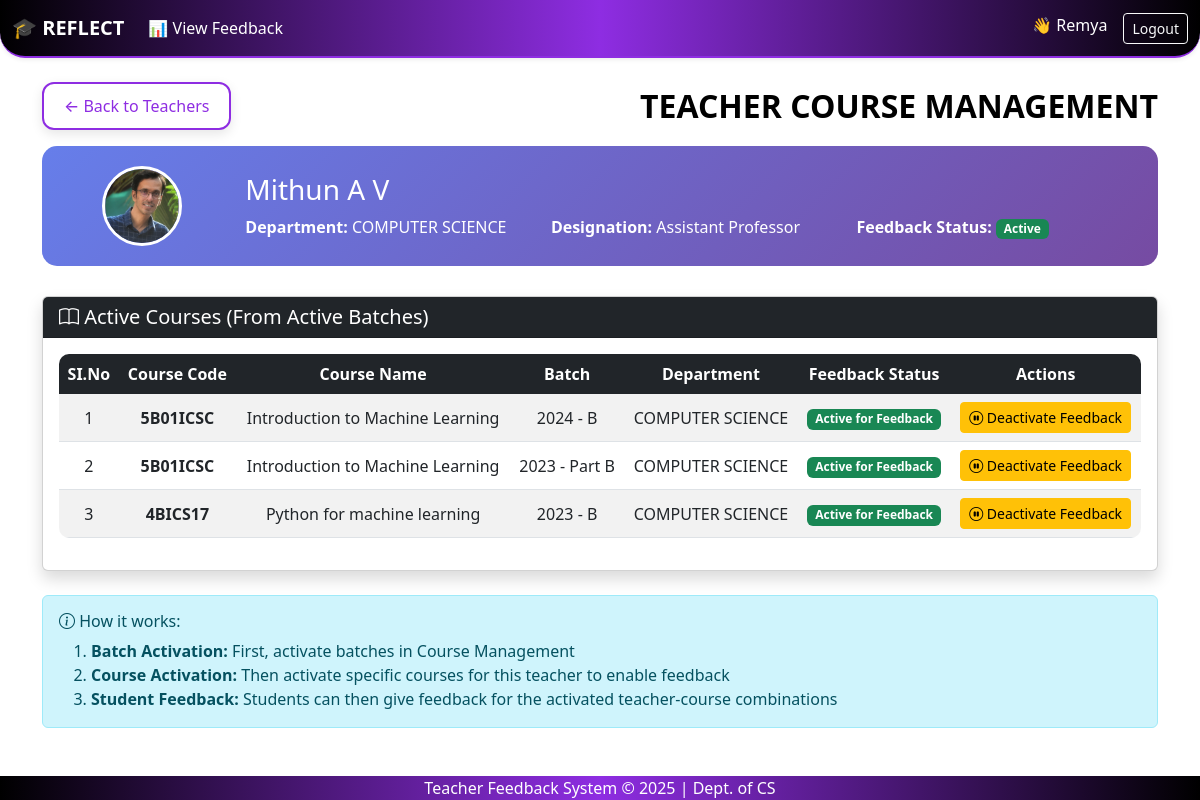
The page /teachers/9/courses/ (signed in) on the database its author committed.
### feedback_app/models.py (models this page shows, shortened)
class Teacher(models.Model):
    user = models.OneToOneField(User, on_delete=models.CASCADE, null=True, blank=True)  # <-- Add this line
    teacher_id = models.AutoField(primary_key=True)
    name = models.CharField(max_length=100)
    dept = models.ForeignKey(Department, on_delete=models.CASCADE)
    designation = models.CharField(max_length=100)
    gender = models.CharField(max_length=10)
    role = models.ForeignKey(Role, on_delete=models.CASCADE)
    fb_active = models.BooleanField(default=False)
    profile_picture = models.ImageField(upload_to='profile_pics/', blank=True, null=True)

class Department(models.Model):
    dept_id = models.AutoField(primary_key=True)
    dept_name = models.CharField(max_length=100)

class TeacherBatch(models.Model):
    teacher_batch_id = models.AutoField(primary_key=True)
    teacher = models.ForeignKey(Teacher, on_delete=models.CASCADE)
    batch = models.ForeignKey(Batch, on_delete=models.CASCADE)
    course = models.ForeignKey(Course, on_delete=models.CASCADE)
    department = models.ForeignKey(Department, on_delete=models.CASCADE)
    is_active_for_feedback = models.BooleanField(default=False)  # NEW FIELD for teacher-course feedback activation
    class Meta:
        unique_together = ('teacher', 'batch', 'course', 'department')

class Course(models.Model):
    course_id = models.AutoField(primary_key=True)
    name = models.CharField(max_length=200)
    code = models.CharField(max_length=50)
    credit = models.IntegerField()
    dept = models.ForeignKey(Department, on_delete=models.CASCADE)
    pgm = models.ForeignKey(Programme, on_delete=models.CASCADE)

class Batch(models.Model):
    batch_id = models.AutoField(primary_key=True)
    course = models.ForeignKey('Course', on_delete=models.CASCADE)
    acad_year = models.CharField(max_length=10)
    part = models.CharField(max_length=20)
    is_active = models.BooleanField(default=False)  # NEW FIELD for batch activation

### feedback_app/views.py (the view)
# urls.py: path('teachers/<int:teacher_id>/courses/', views.teacher_courses, name='teacher_courses'),
@login_required
def teacher_courses(request, teacher_id):
    teacher = get_object_or_404(Teacher, pk=teacher_id)
    teacher_batches = TeacherBatch.objects.filter(
        teacher=teacher,
        batch__is_active=True  # Only show courses from active batches
    ).select_related('course', 'batch', 'department')
    context = {
        'teacher': teacher,
        'teacher_batches': teacher_batches
    }
    return render(request, 'teacher_courses.html', context)

### feedback_app/context_processors.py (called while the page is built)
def is_admin(request):
    user = request.user
    return {'is_admin': user.is_superuser or user.groups.filter(name='admin').exists()}

def is_hod(request):
    return {'is_hod': request.user.groups.filter(name='hod').exists()}

def is_teacher(request):
    return {'is_teacher': request.user.groups.filter(name='teacher').exists()}

### templates/teacher_courses.html (shortened to what this page needs)
{% extends 'base.html' %}
{% block content %}
<head>
    <link href="https://cdn.jsdelivr.net/npm/bootstrap-icons@1.10.5/font/bootstrap-icons.css" rel="stylesheet">
</head>
<div class="d-flex justify-content-between align-items-center mb-3">
    <a href="{% url 'teacher_list' %}" class="glass-button">← Back to Teachers</a>
    <h2 class="mb-0">TEACHER COURSE MANAGEMENT</h2>
</div>
<div class="teacher-info">
    <div class="row align-items-center">
        <div class="col-md-2 text-center">
            <div class="teacher-avatar" style="width: 80px; height: 80px; border-radius: 50%; overflow: hidden; border: 3px solid white; margin: 0 auto;">
                {% if teacher.profile_picture %}
                    <img src="{{ teacher.profile_picture.url }}" alt="{{ teacher.name }}" style="width: 100%; height: 100%; object-fit: cover;">
                {% else %}
                    <div style="background: rgba(255,255,255,0.3); width: 100%; height: 100%; display: flex; align-items: center; justify-content: center;">
                        <i class="bi bi-person-fill" style="font-size: 2rem;"></i>
                    </div>
                {% endif %}
            </div>
        </div>
        <div class="col-md-10">
            <h3 class="mb-2">{{ teacher.name }}</h3>
            <div class="row">
                <div class="col-md-4"><strong>Department:</strong> {{ teacher.dept.dept_name }}</div>
                <div class="col-md-4"><strong>Designation:</strong> {{ teacher.designation }}</div>
                <div class="col-md-4"><strong>Feedback Status:</strong>
                    {% if teacher.fb_active %}
                        <span class="badge bg-success">Active</span>
                    {% else %}
                        <span class="badge bg-secondary">Inactive</span>
                    {% endif %}
                </div>
            </div>
        </div>
    </div>
</div>
<div class="card shadow">
    <div class="card-header bg-dark text-white">
        <h5 class="mb-0"><i class="bi bi-book"></i> Active Courses (From Active Batches)</h5>
    </div>
    <div class="card-body">
        {% if teacher_batches %}
            <table class="table table-striped table-hover">
                <thead class="table-dark">
                    <tr>
                        <th>SI.No</th>
                        <th>Course Code</th>
                        <th>Course Name</th>
                        <th>Batch</th>
                        <th>Department</th>
                        <th>Feedback Status</th>
                        <th>Actions</th>
                    </tr>
                </thead>
                <tbody>
                    {% for teacher_batch in teacher_batches %}
                    <tr>
                        <td>{{ forloop.counter }}</td>
                        <td><strong>{{ teacher_batch.course.code }}</strong></td>
                        <td>{{ teacher_batch.course.name }}</td>
                        <td>{{ teacher_batch.batch.acad_year }} - {{ teacher_batch.batch.part }}</td>
                        <td>{{ teacher_batch.department.dept_name }}</td>
                        <td>
                            {% if teacher_batch.is_active_for_feedback %}
                                <span class="badge bg-success">Active for Feedback</span>
                            {% else %}
                                <span class="badge bg-secondary">Inactive for Feedback</span>
                            {% endif %}
                        </td>
                        <td>
                            <form action="{% url 'toggle_teacher_course_feedback' teacher_batch.teacher_batch_id %}" method="post" style="display:inline;">
                                <button type="submit"
                                    class="btn btn-sm {% if teacher_batch.is_active_for_feedback %}btn-warning{% else %}btn-success{% endif %}"
                                    title="{% if teacher_batch.is_active_for_feedback %}Deactivate{% else %}Activate{% endif %} Feedback">
                                    {% if teacher_batch.is_active_for_feedback %}
                                        <i class="bi bi-pause-circle"></i> Deactivate Feedback
                                    {% else %}
                                        <i class="bi bi-play-circle"></i> Activate Feedback
                                    {% endif %}
                                </button>
                            </form>
                        </td>
                    </tr>
                    {% endfor %}
                </tbody>
            </table>
        {% endif %}
    </div>
</div>
<div class="alert alert-info mt-4">
    <h6><i class="bi bi-info-circle"></i> How it works:</h6>
    <ol class="mb-0">
        <li><strong>Batch Activation:</strong> First, activate batches in Course Management</li>
        <li><strong>Course Activation:</strong> Then activate specific courses for this teacher to enable feedback</li>
        <li><strong>Student Feedback:</strong> Students can then give feedback for the activated teacher-course combinations</li>
    </ol>
</div>
{% endblock %}

### templates/base.html (shortened to what this page needs)
{% load static %}
<!DOCTYPE html>
<html lang="en">
<head>
    <link href="https://cdn.jsdelivr.net/npm/bootstrap@5.3.0/dist/css/bootstrap.min.css" rel="stylesheet">
    <link rel="stylesheet" href="https://cdnjs.cloudflare.com/ajax/libs/font-awesome/5.15.4/css/all.min.css">
</head>
<body class="d-flex flex-column min-vh-100">
    <nav class="navbar navbar-expand-lg navbar-dark gradient-navbar shadow-sm">
        <div class="container-fluid">
            {% if request.user.is_authenticated %}
                <a class="navbar-brand fw-bold" href="{% url 'index' %}">🎓 REFLECT</a>
            {% else %}
                <span class="navbar-brand fw-bold">🎓 REFLECT</span>
            {% endif %}
            <div class="collapse navbar-collapse" id="navbarMenu">
                <ul class="navbar-nav me-auto mb-2 mb-lg-0 d-flex flex-row gap-3">
                    {% if user.is_authenticated %}
                        {% if is_admin %}
                        <li class="nav-item">
                            <a class="nav-link {% if request.resolver_match.url_name == 'programme_list' %}active{% endif %}" href="{% url 'programme_list' %}">Manage Programmes</a>
                        </li>
                        <li class="nav-item">
                            <a class="nav-link {% if request.resolver_match.url_name == 'course_list' %}active{% endif %}" href="{% url 'course_list' %}">Manage Courses</a>
                        </li>
                        <li class="nav-item">
                            <a class="nav-link {% if request.resolver_match.url_name == 'teacher_list' %}active{% endif %}" href="{% url 'teacher_list' %}">Manage Teacher</a>
                        </li>
                        <li class="nav-item">
                            <a class="nav-link {% if request.resolver_match.url_name == 'teacher_batch_list' %}active{% endif %}" href="{% url 'teacher_batch_list' %}">Assign Teacher</a>
                        </li>
                            <li class="nav-item dropdown">
                                <a class="nav-link dropdown-toggle" href="#" id="feedbackMenu" role="button" data-bs-toggle="dropdown"
                                   aria-expanded="false">
                                    Feedback
                                </a>
                                <ul class="dropdown-menu" aria-labelledby="feedbackMenu">
                                    <li><a class="dropdown-item" href="{% url 'add_question' %}">➕ Add Question</a></li>
                                    <li><a class="dropdown-item" href="{% url 'list_questions' %}">📋 View Questions</a></li>
                                    <li><hr class="dropdown-divider"></li>
                                    <li><a class="dropdown-item" href="{% url 'admin_student_feedback_responses' %}">📊 View Student Responses</a></li>
                                </ul>
                            </li>
                        {% elif is_teacher %}
                            <li class="nav-item">
                                <a class="nav-link" href="{% url 'admin_student_feedback_responses' %}">📊 View Feedback</a>
                            </li>
                        {% endif %}
                    {% endif %}
                </ul>
                <ul class="navbar-nav mb-2 mb-lg-0">
                    {% if user.is_authenticated %}
                        <li class="nav-item">
                            <span class="navbar-text text-white me-3">👋 {{ user.username|title }}</span>
                        </li>
                        <li class="nav-item">
                            <form method="post" action="{% url 'logout' %}">
                                <button type="submit" class="btn btn-outline-light btn-sm">Logout</button>
                            </form>
                        </li>
                    {% else %}
                    <li class="nav-item">
                        <a class="nav-link" href="{% url 'login' %}">
                            <i class="fas fa-door-open me-2"></i> Leave
                        </a>
                    </li>
                    {% endif %}
                </ul>
            </div>
        </div>
    </nav>
    <div class="container mt-4 flex-grow-1">
        {% block content %}{% endblock %}
    </div>
    <footer class="footer-gradient text-white text-center py-7 mt-4">
        <p class="mb-0">Teacher Feedback System &copy; 2025 | Dept. of CS</p>
    </footer>
</body>
</html>

### templates/base.html (style rules this page uses)
.gradient-navbar { background: linear-gradient(to right, #000000, #8e2de2, #000000); border-bottom: 2px solid #8e2de2; animation: fadeIn 1s ease-in-out; border-radius: 0 0 25px 25px; }
.navbar .nav-link, .navbar .navbar-brand, .navbar .navbar-text { color: white !important; transition: color 0.3s ease-in-out; }
.footer-gradient { background: linear-gradient(to right, #000000, #8e2de2, #000000); }

### templates/teacher_courses.html (style rules this page uses)
.glass-button { background: white; color: #8e2de2; border: 2px solid #8e2de2; border-radius: 12px; padding: 10px 20px; font-weight: 500; text-decoration: none; display: inline-block; backdrop-filter: blur(8px); -webkit-backdrop-filter: blur(8px); box-shadow: inset 0 0 8px rgba(255, 255, 255, 0.08), 0 4px 12px rgba(0, 0, 0, 0.1); transition: all 0.3s ease; }
.teacher-info { background: linear-gradient(135deg, #667eea 0%, #764ba2 100%); color: white; border-radius: 15px; padding: 20px; margin-bottom: 30px; }
table.table { border-radius: 10px; overflow: hidden; background-color: #fff; }
thead.table-dark th { color: #fff; border: none; }
table td, table th { vertical-align: middle; text-align: center; }
h2 { font-weight: 600; color: #000000; text-align: center; }

### rows shown on the page
Teacher: profile_picture (picture), name "Mithun A V", dept.dept_name "COMPUTER SCIENCE", designation "Assistant Professor"
TeacherBatch: course.code "5B01ICSC", course.name "Introduction to Machine Learning", batch.acad_year "2024", batch.part "B", department.dept_name "COMPUTER SCIENCE", is_active_for_feedback "Active for Feedback"
TeacherBatch: course.code "5B01ICSC", course.name "Introduction to Machine Learning", batch.acad_year "2023", batch.part "Part B", department.dept_name "COMPUTER SCIENCE", is_active_for_feedback "Active for Feedback"
TeacherBatch: course.code "4BICS17", course.name "Python for machine learning", batch.acad_year "2023", batch.part "B", department.dept_name "COMPUTER SCIENCE", is_active_for_feedback "Active for Feedback"

### other values the page prints
{{ user.username|title }} "Remya"
